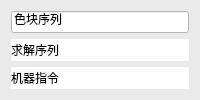
       <widget class="QWidget" name="infoArea" native="true">
        <property name="styleSheet">
         <string notr="true">background-color: rgb(234, 234, 234);</string>
        </property>
        <layout class="QVBoxLayout" name="verticalLayout_4" stretch="0,0,0">
         <item>
          <widget class="QLineEdit" name="label_ColorOrderList">
           <property name="sizePolicy">
            <sizepolicy hsizetype="Preferred" vsizetype="Preferred">
             <horstretch>0</horstretch>
             <verstretch>0</verstretch>
            </sizepolicy>
           </property>
           <property name="styleSheet">
            <string notr="true">background-color: rgb(255, 255, 255);</string>
           </property>
           <property name="text">
            <string>色块序列</string>
           </property>
          </widget>
         </item>
         <item>
          <widget class="QLabel" name="label_SolveOrderList">
           <property name="styleSheet">
            <string notr="true">background-color: rgb(255, 255, 255);</string>
           </property>
           <property name="text">
            <string>求解序列</string>
           </property>
           <property name="wordWrap">
            <bool>true</bool>
           </property>
          </widget>
         </item>
         <item>
          <widget class="QLabel" name="label_MachineOrderMessage">
           <property name="styleSheet">
            <string notr="true">background-color: rgb(255, 255, 255);</string>
           </property>
           <property name="text">
            <string>机器指令</string>
           </property>
           <property name="wordWrap">
            <bool>true</bool>
           </property>
          </widget>
         </item>
        </layout>
       </widget>
